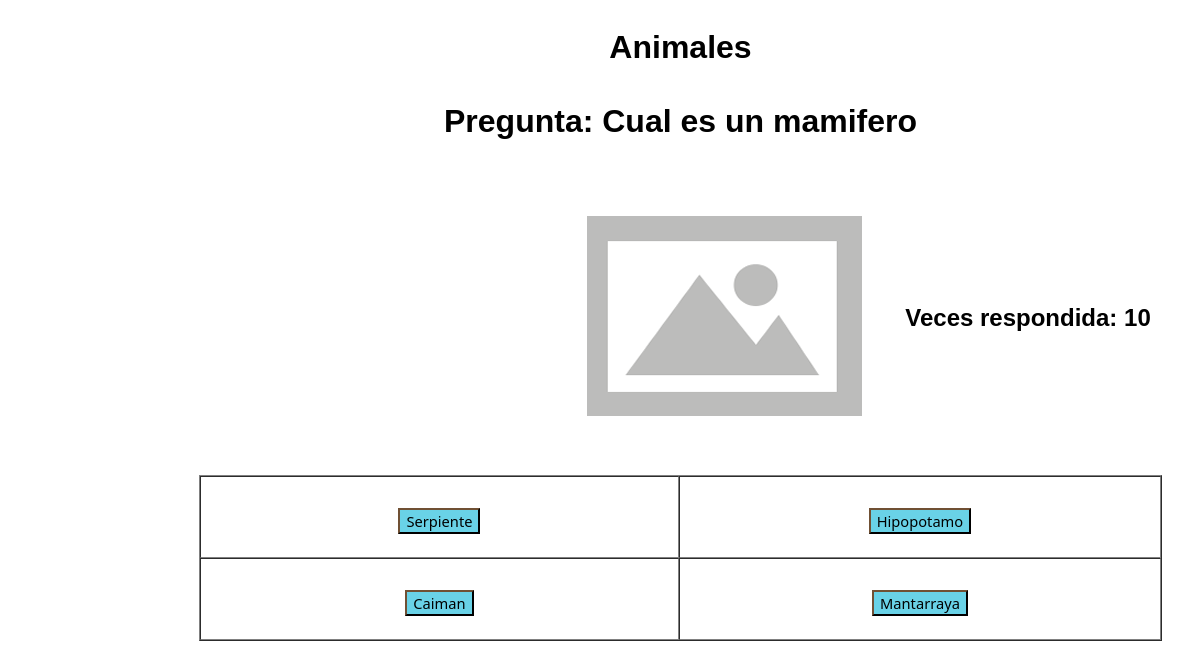
The page /index_cuestionario.php?id_cuestionario=2 on the database its author committed.
### tables this page shows
CREATE TABLE IF NOT EXISTS `cuestionarios` (
  `id` int(11) NOT NULL AUTO_INCREMENT,
  `nombre` text,
  `aleatorio` tinyint(4) NOT NULL DEFAULT '0',
  `preguntas_aleatorias` tinyint(4) NOT NULL DEFAULT '0',
  `preguntas_aleatorias_restantes` tinyint(4) NOT NULL DEFAULT '0',
  PRIMARY KEY (`id`)
);

CREATE TABLE IF NOT EXISTS `preguntas` (
  `id` int(11) NOT NULL AUTO_INCREMENT,
  `id_cuestionario` int(11) NOT NULL DEFAULT '0',
  `id_pregunta_cuestionario` int(11) NOT NULL,
  `imagen` text,
  `veces_respondida` int(11) NOT NULL DEFAULT '0',
  `pregunta` text,
  `id_respuesta1` tinyint(4) DEFAULT '0',
  `respuesta1` text,
  `respuesta1_comprobacion` tinyint(4) DEFAULT '0',
  `id_respuesta2` tinyint(4) DEFAULT '0',
  `respuesta2` text,
  `respuesta2_comprobacion` tinyint(4) DEFAULT '0',
  `id_respuesta3` tinyint(4) DEFAULT '0',
  `respuesta3` text,
  `respuesta3_comprobacion` tinyint(4) DEFAULT '0',
  `id_respuesta4` tinyint(4) DEFAULT '0',
  `respuesta4` text,
  `respuesta4_comprobacion` tinyint(4) DEFAULT '0',
  PRIMARY KEY (`id`)
);

### index_cuestionario.php (the view, shortened to what this page needs)
<!doctype html>
<html>
<head>
<link rel="stylesheet" href="estilo.css">
</head>
<body bgcolor="#99B3FF">
 <?php
	$sql1 = mysql_query("SELECT id, nombre, aleatorio, preguntas_aleatorias, preguntas_aleatorias_restantes FROM cuestionarios WHERE id = '".$_GET['id_cuestionario']."'");
	$check1 = mysql_fetch_array($sql1);
	$sql_usuario = mysql_query("SELECT id FROM usuarios WHERE nombre = '".$_SESSION['nombre']."'");
	$check_usuario = mysql_fetch_array($sql_usuario);
	if ($check1)
	{
		$sql2 = NULL;
		if ($check1[2] == 1 && $check1[4] != 0)
		{
	        $sql2 = mysql_query("SELECT id, imagen, veces_respondida, pregunta,
		    respuesta1, respuesta1_comprobacion,
		    respuesta2, respuesta2_comprobacion,
		    respuesta3, respuesta3_comprobacion,
		    respuesta4, respuesta4_comprobacion
		    FROM preguntas WHERE id_cuestionario = '".$check1[0]."' AND id NOT IN (SELECT id_pregunta FROM preguntas_respondidas WHERE id_usuario = '".$check_usuario[0]."') ORDER BY RAND()");
		}
	    if ($sql2)
		{
		    $check2 = mysql_fetch_array($sql2);
		?>
<table width="993" border="0" cellspacing="0" cellpadding="0">
  <tbody>
    <tr>
      <td width="975" height="104">
      <center><h1><?=$check1[1]?>
      <br><br>Pregunta: <?=$check2[3]?></h1></center>
      </td>
    </tr>
    <tr>
      <td height="313"><table width="944" border="0" align="center" cellpadding="0" cellspacing="0">
        <tbody>
          <tr>
            <td width="336" height="235">&nbsp;</td>
            <td width="359">
            <?php
			if ($check2[1])
			{
				echo "<img src=\"$check2[1]\">";
			}
			else
			{
			    ?>
                <img src="imagenes/noimage.png">
                <?php
			}
			?>
            </td>
            <td width="249"><h2>Veces respondida: <?=$check2[2]?></h2></td>
          </tr>
        </tbody>
      </table></td>
    </tr>
    <tr>
      <td height="152"><table width="963" border="1" align="center" cellpadding="0" cellspacing="0">
        <tbody>
          <tr>
            <td width="480" height="63"><h1>
            <center><form action="comprobar_respuesta.php" method="post">
            <input type="submit" name="enviar" value="<?=$check2[4]?>" />
            </form></center>
            </h1></td>
            <td width="483"><h1>
            <center><form action="comprobar_respuesta.php" method="post">
            <input type="submit" name="enviar" value="<?=$check2[6]?>" />
            </form></center>
            </h1></td>
          </tr>
          <tr>
            <td height="64"><h1>
            <center><form action="comprobar_respuesta.php" method="post">
            <input type="submit" name="enviar" value="<?=$check2[8]?>" />
            </form></center>
            </h1></td>
            <td><h1>
            <center><form action="comprobar_respuesta.php" method="post">
            <input type="submit" name="enviar" value="<?=$check2[10]?>" />
            </form></center>
            </h1></td>
          </tr>
        </tbody>
      </table></td>
    </tr>
  </tbody>
</table>
            <?php
		}
	}
	else
	{
		echo "<center><h1>No hay ningún cuestionario con esa ID.</h1></center>";
	}
?>
</body>
</html>

### estilo.css (style rules this page uses)
body { padding-left: 11em; font-family:Arial, Helvetica, sans-serif; text-color: black; background-color: white }
h1 { font-family:Arial, Helvetica, sans-serif text-align: center; }
input { background:#ADD7F4; transition-property: background; transition-duration: 0.3s; transition-timing-function: ease; transition-delay: 0; border-color: #1C140D; border-width: 2; background-radius: 0; background-color: #69D2E7; font-family: "Segoe UI", Helvetica, Arial, sans-serif; font-size: 11pt; text-fill: #1C140D; text-align:center; }
table { alignment-adjust: auto; alignment-baseline: central; text-align: center; }

### rows shown on the page
cuestionarios: nombre "Animales"
preguntas: pregunta "Cual es un mamifero", veces_respondida "10", enviar "Serpiente", enviar "Hipopotamo", enviar "Caiman", enviar "Mantarraya"
